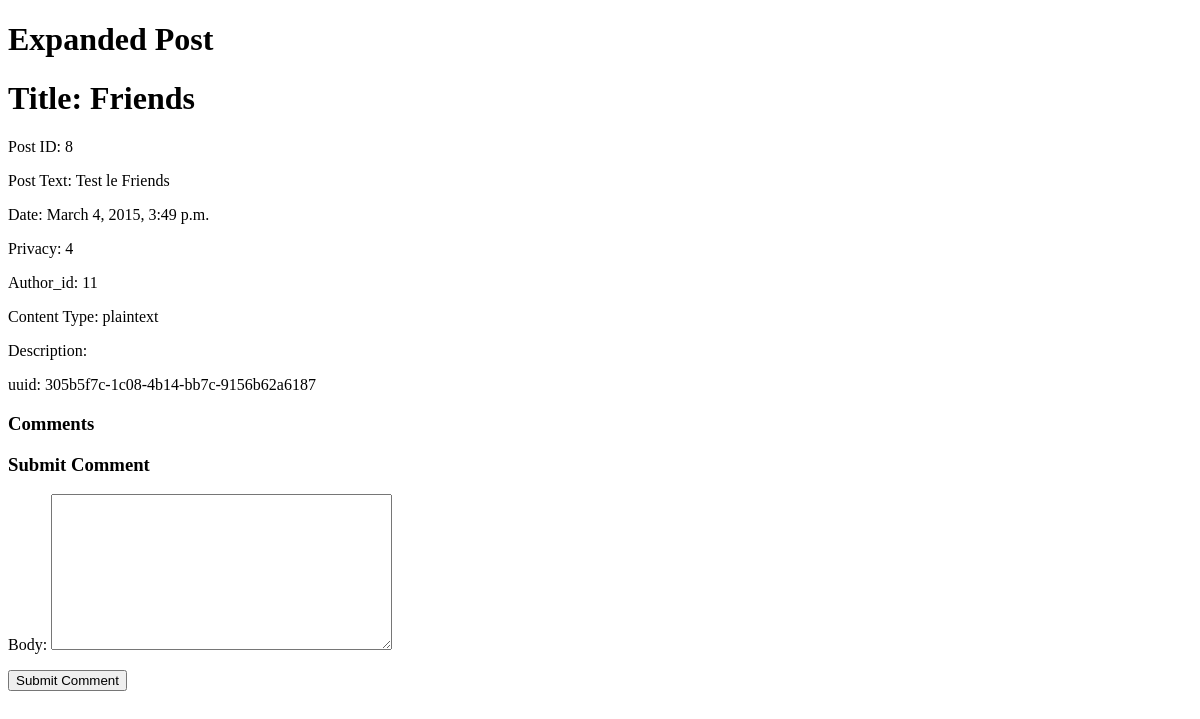
Before: /posts/8/ (signed in) with the older database file.
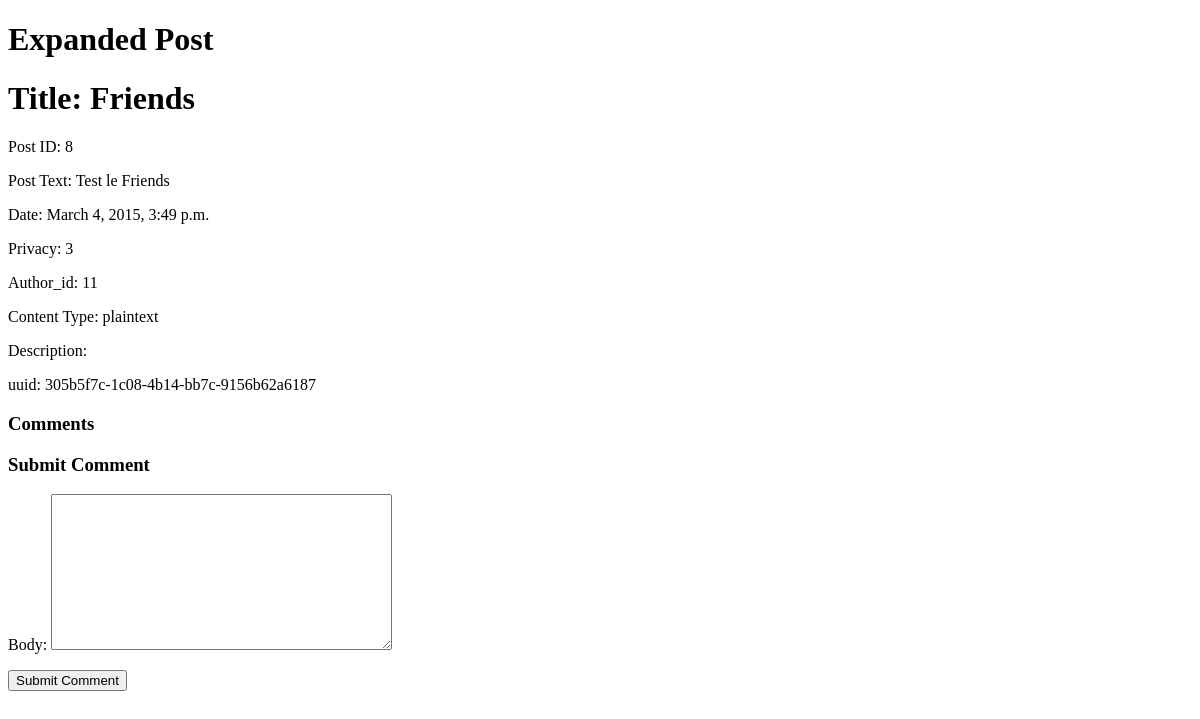
After: the same page with the newer database file.
### posts/models.py (models this page shows, shortened)
class Post(models.Model):
    uuid = models.CharField(max_length=36, default = uuid.uuid4)
    PRIVACY_CHOICES = (('1', 'Public'),
                      ('2', 'Private'),
                      ('3','Custom'),
                      ('4','Friends'))
    title = models.CharField(max_length=128, blank=True)
    description = models.CharField(max_length=512, blank=True)
    content_type = models.CharField(max_length=16)
    post_text = models.TextField(max_length=2048)
    image = models.ImageField(upload_to='post_images', blank=True)
    author = models.ForeignKey(Profile)
    date = models.DateTimeField('date posted')
    privacy = models.CharField(max_length=1, choices=PRIVACY_CHOICES)
    allowed=models.ManyToManyField(User,null=True,blank=True)

### posts/views.py (the view)
# urls.py: url(r'^posts/(?P<post_id>\d+)/$',views.expand_post,name='expand_post'),
def expand_post(request,post_id):
    post = Post.objects.get(id=post_id)
    current_profile = Profile.objects.get(user_id=request.user.id)
    comments = None
    if request.method == 'POST':
        comment_form = CommentForm(data=request.POST)
        if comment_form.is_valid():
            body = comment_form.cleaned_data['body']
            newComment = Comment(body=body, date=timezone.now(), author=current_profile, post_id=post)
            newComment.save()
        else:
            print comment_form.errors
        return redirect('/')
    else:
        comments = Comment.objects.filter(post_id=post_id).order_by('date')
        comment_form = CommentForm()
    return render(request, 'posts/expand_post.html',{'comments':comments, 'comment_form':comment_form, 'post':post})

### posts/forms.py
class CommentForm(forms.ModelForm):
    class Meta:
        model= Comment
        fields = ("body",)

### templates/posts/expand_post.html (shortened to what this page needs)
<!DOCTYPE html>
<html>
	<head>
	</head>
	<h1> Expanded Post </h1>
   	<h1>Title: {{post.title}}</h1>
	<body>
			<div>
			<p>Post ID: {{post.id}}</p>
			<p>Post Text: {{post.post_text}}</p>
			<p>Date: {{post.date}} </p>
			<p>Privacy: {{post.privacy}} </p>
			<p>Author_id: {{post.author_id}} </p>
			<p>Content Type: {{post.content_type}} </p>
			<p>Description: {{post.description}} </p>
			<p>uuid: {{post.uuid}} </p>
		</div>
		<h3>Comments </h3>
		<h3> Submit Comment</h3>
		<div>
			<span>
				<form method="POST" action="/posts/{{post.id}}/">
					{{comment_form.as_p}}
		        	<input type="submit" name="submit_comment" value="Submit Comment" />
		        </form>
		    </span>
		</div>
	</body>
</html>

Changed rows visible on the page:
changed Post "Friends": privacy "4" → "3"
